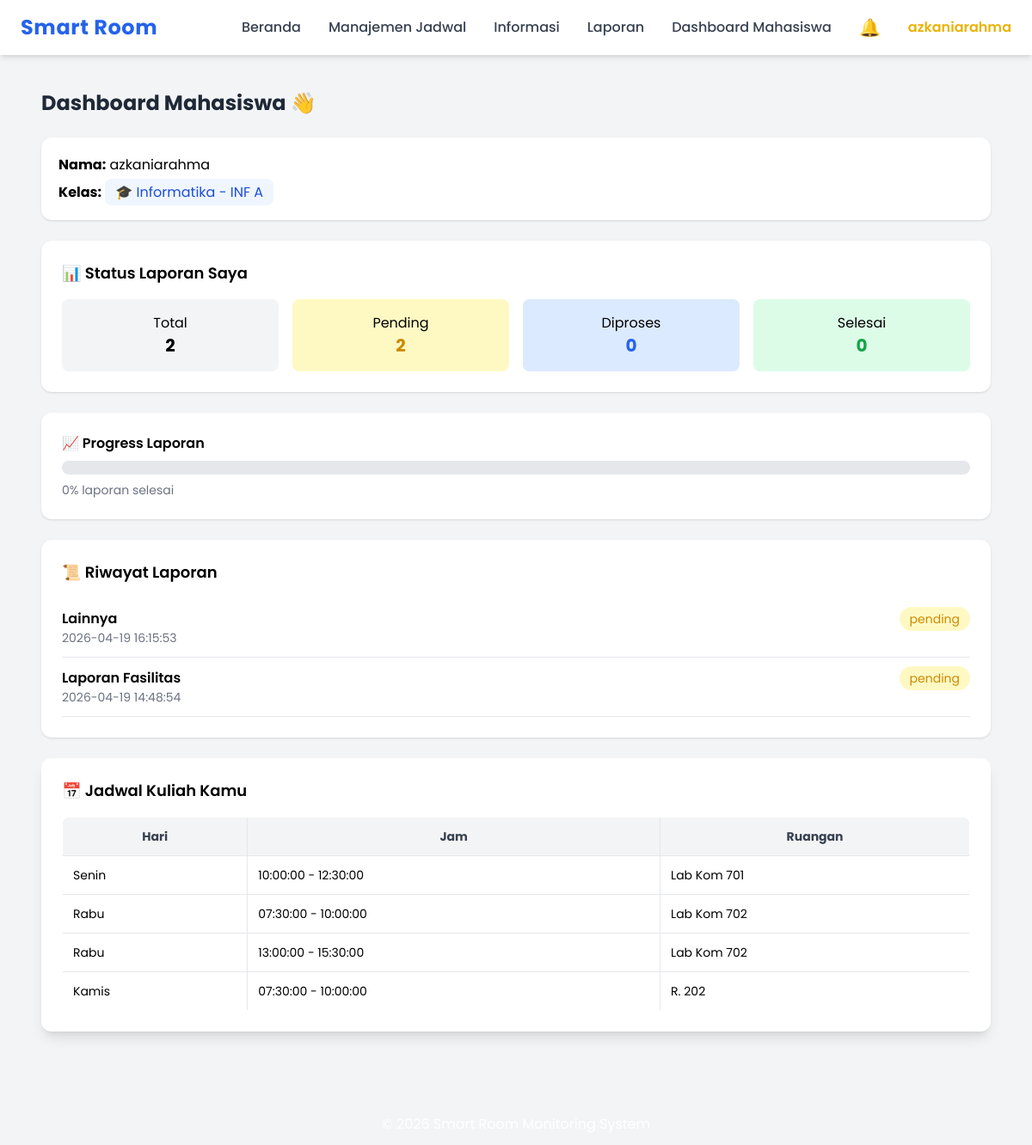
/index.php?menu=dashboard_mahasiswa (signed in), run on the app's committed database.
### tables this page shows
CREATE TABLE `mahasiswa` (
  `id_mahasiswa` int(11) NOT NULL,
  `id_user` int(11) DEFAULT NULL,
  `id_kelas` int(11) DEFAULT NULL,
  `nim` varchar(20) DEFAULT NULL,
  `nama_mahasiswa` varchar(100) DEFAULT NULL,
  `angkatan` year(4) DEFAULT NULL
);

CREATE TABLE `prodi` (
  `id_prodi` int(11) NOT NULL,
  `id_fakultas` int(11) DEFAULT NULL,
  `nama_prodi` varchar(100) NOT NULL
);

CREATE TABLE `kelas` (
  `id_kelas` int(11) NOT NULL,
  `id_prodi` int(11) DEFAULT NULL,
  `nama_kelas` varchar(100) NOT NULL
);

CREATE TABLE `laporan_fasilitas` (
  `id_laporan` int(11) NOT NULL,
  `id_user` int(11) DEFAULT NULL,
  `id_ruangan` int(11) DEFAULT NULL,
  `judul` varchar(100) DEFAULT NULL,
  `deskripsi` text DEFAULT NULL,
  `status` enum('pending','proses','selesai') DEFAULT NULL,
  `tanggal` datetime DEFAULT NULL,
  `foto` varchar(255) DEFAULT NULL,
  `jenis` varchar(50) DEFAULT NULL
);

CREATE TABLE `jadwal` (
  `id_jadwal` int(11) NOT NULL,
  `id_mk_prodi` int(11) DEFAULT NULL,
  `id_dosen` int(11) DEFAULT NULL,
  `id_ruangan` int(11) DEFAULT NULL,
  `id_kelas` int(11) DEFAULT NULL,
  `id_tahun_ajar` int(11) DEFAULT NULL,
  `hari` varchar(20) DEFAULT NULL,
  `jam_mulai` time DEFAULT NULL,
  `jam_selesai` time DEFAULT NULL
);

CREATE TABLE `ruangan` (
  `id_ruangan` int(11) NOT NULL,
  `id_gedung` int(11) DEFAULT NULL,
  `nama_ruangan` varchar(50) DEFAULT NULL,
  `kapasitas` int(11) DEFAULT NULL,
  `lantai` int(11) NOT NULL DEFAULT 1
);

### mahasiswa/dashboard.php (the view, shortened to what this page needs)
<?php
include "config/koneksi.php";
$id_user = $_SESSION['id_user'];
$mahasiswa = $conn->query("
SELECT m.*, k.nama_kelas, p.nama_prodi
FROM mahasiswa m
LEFT JOIN kelas k ON m.id_kelas = k.id_kelas
LEFT JOIN prodi p ON k.id_prodi = p.id_prodi
WHERE m.id_user = '$id_user'
")->fetch_assoc();
$id_kelas = $mahasiswa['id_kelas'] ?? null;
$data = $conn->query("
SELECT j.*, r.nama_ruangan
FROM jadwal j
LEFT JOIN ruangan r ON j.id_ruangan = r.id_ruangan
WHERE j.id_kelas = '$id_kelas'
ORDER BY
FIELD(j.hari, 'Senin','Selasa','Rabu','Kamis','Jumat','Sabtu','Minggu'),
j.jam_mulai ASC
");
$laporan = $conn->query("
SELECT
COUNT(*) as total,
SUM(status='pending') as pending,
SUM(status='proses') as proses,
SUM(status='selesai') as selesai
FROM laporan_fasilitas
WHERE id_user = '$id_user'
")->fetch_assoc();
$total = $laporan['total'] ?? 0;
$pending = $laporan['pending'] ?? 0;
$proses = $laporan['proses'] ?? 0;
$selesai = $laporan['selesai'] ?? 0;
$progress = ($total > 0) ? ($selesai / $total) * 100 : 0;
?>
<div class="p-6 space-y-6">
<h2 class="text-2xl font-bold text-gray-800">
Dashboard Mahasiswa 👋
</h2>
<div class="bg-white p-5 rounded-xl shadow space-y-2">
<p><b>Nama:</b> <?= $_SESSION['username'] ?></p>
<?php if($mahasiswa && $mahasiswa['nama_kelas']){ ?>
<p>
<b>Kelas:</b>
<span class="bg-blue-50 text-blue-700 px-3 py-1 rounded-lg">
🎓 <?= $mahasiswa['nama_prodi'] ?> - <?= $mahasiswa['nama_kelas'] ?>
</span>
</p>
<?php } else { ?>
<p class="text-red-500">⚠️ Kamu belum memiliki kelas</p>
<?php } ?>
</div>
<div class="bg-white p-6 rounded-xl shadow">
<h3 class="text-lg font-semibold mb-4">📊 Status Laporan Saya</h3>
<div class="grid md:grid-cols-4 gap-4 text-center">
    <div class="bg-gray-100 p-4 rounded-lg">
        <p>Total</p>
        <h2 class="text-xl font-bold"><?= $total ?></h2>
    </div>
    <div class="bg-yellow-100 p-4 rounded-lg">
        <p>Pending</p>
        <h2 class="text-xl font-bold text-yellow-600"><?= $pending ?></h2>
    </div>
    <div class="bg-blue-100 p-4 rounded-lg">
        <p>Diproses</p>
        <h2 class="text-xl font-bold text-blue-600"><?= $proses ?></h2>
    </div>
    <div class="bg-green-100 p-4 rounded-lg">
        <p>Selesai</p>
        <h2 class="text-xl font-bold text-green-600"><?= $selesai ?></h2>
    </div>
</div>
</div>
<div class="bg-white p-6 rounded-xl shadow">
<h3 class="font-semibold mb-2">📈 Progress Laporan</h3>
<div class="w-full bg-gray-200 rounded-full h-4">
</div>
<p class="text-sm text-gray-500 mt-2">
<?= round($progress) ?>% laporan selesai
</p>
</div>
<div class="bg-white p-6 rounded-xl shadow">
<h3 class="text-lg font-semibold mb-4">📜 Riwayat Laporan</h3>
<?php
$list = $conn->query("
SELECT * FROM laporan_fasilitas
WHERE id_user='$id_user'
ORDER BY tanggal DESC
");
?>
<?php if($list->num_rows > 0){ ?>
    <?php while($d = $list->fetch_assoc()){ ?>
    <div class="border-b py-3 flex justify-between">
        <div>
            <p class="font-semibold"><?= $d['judul'] ?></p>
            <p class="text-sm text-gray-500">
                <?= $d['tanggal'] ?>
            </p>
        </div>
        <div>
            <span class="
            px-3 py-1 rounded-full text-sm
            <?= $d['status']=='pending'?'bg-yellow-100 text-yellow-600':'' ?>
            <?= $d['status']=='proses'?'bg-blue-100 text-blue-600':'' ?>
            <?= $d['status']=='selesai'?'bg-green-100 text-green-600':'' ?>
            ">
            <?= $d['status'] ?>
            </span>
        </div>
    </div>
    <?php } ?>
<?php } else { ?>
<p class="text-gray-500">Belum ada laporan</p>
<?php } ?>
</div>
<div class="bg-white shadow-lg rounded-xl p-6">
<h3 class="text-lg font-semibold mb-4">
📅 Jadwal Kuliah Kamu
</h3>
<div class="overflow-x-auto">
<table class="w-full text-sm border rounded-lg overflow-hidden">
<tr class="bg-gray-100 text-gray-700">
    <th class="p-3 border">Hari</th>
    <th class="p-3 border">Jam</th>
    <th class="p-3 border">Ruangan</th>
</tr>
<?php if($data && $data->num_rows > 0): ?>
    <?php while($d = $data->fetch_assoc()): ?>
    <tr class="hover:bg-gray-50 transition">
        <td class="p-3 border"><?= $d['hari'] ?></td>
        <td class="p-3 border">
            <?= $d['jam_mulai'] ?> - <?= $d['jam_selesai'] ?>
        </td>
        <td class="p-3 border">
            <?= $d['nama_ruangan'] ?? '-' ?>
        </td>
    </tr>
    <?php endwhile; ?>
<?php endif; ?>
</table>
</div>
</div>
</div>

### index.php (style rules this page uses)
body { font-family:'Poppins',sans-serif; }

### data on the page
mahasiswa: prodi.nama_prodi "Informatika", id_kelas.nama_kelas "INF A"
laporan_fasilitas: judul "Lainnya", tanggal "2026-04-19 16:15:53", status "pending"
laporan_fasilitas: judul "Laporan Fasilitas", tanggal "2026-04-19 14:48:54", status "pending"
jadwal: hari "Senin", jam_mulai "10:00:00", jam_selesai "12:30:00", id_ruangan.nama_ruangan "Lab Kom 701"
jadwal: hari "Rabu", jam_mulai "07:30:00", jam_selesai "10:00:00", id_ruangan.nama_ruangan "Lab Kom 702"
jadwal: hari "Rabu", jam_mulai "13:00:00", jam_selesai "15:30:00", id_ruangan.nama_ruangan "Lab Kom 702"
jadwal: hari "Kamis", jam_mulai "07:30:00", jam_selesai "10:00:00", id_ruangan.nama_ruangan "R. 202"

### other printed values
$_SESSION['username'] "azkaniarahma"
$total "2"
$pending "2"
$proses "0"
$selesai "0"
$progress "0"
